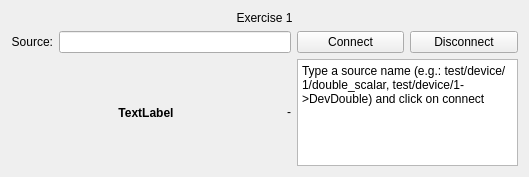
<?xml version="1.0" encoding="UTF-8"?>
<ui version="4.0">
 <class>Ex1</class>
 <widget class="QWidget" name="Ex1">
  <property name="geometry">
   <rect>
    <x>0</x>
    <y>0</y>
    <width>529</width>
    <height>177</height>
   </rect>
  </property>
  <property name="windowTitle">
   <string>Ex1</string>
  </property>
  <layout class="QGridLayout" name="gridLayout">
   <item row="1" column="0">
    <widget class="QLabel" name="label_2">
     <property name="text">
      <string>Source:</string>
     </property>
     <property name="alignment">
      <set>Qt::AlignRight|Qt::AlignTrailing|Qt::AlignVCenter</set>
     </property>
    </widget>
   </item>
   <item row="3" column="4" colspan="2">
    <widget class="QPlainTextEdit" name="pteMessage">
     <property name="sizePolicy">
      <sizepolicy hsizetype="Expanding" vsizetype="Expanding">
       <horstretch>2</horstretch>
       <verstretch>0</verstretch>
      </sizepolicy>
     </property>
     <property name="plainText">
      <string>Type a source name (e.g.: test/device/1/double_scalar, test/device/1-&gt;DevDouble) and click on connect</string>
     </property>
    </widget>
   </item>
   <item row="0" column="0" colspan="6">
    <widget class="QLabel" name="label">
     <property name="text">
      <string>Exercise 1</string>
     </property>
     <property name="alignment">
      <set>Qt::AlignCenter</set>
     </property>
    </widget>
   </item>
   <item row="1" column="5">
    <widget class="QPushButton" name="pbDisconnect">
     <property name="sizePolicy">
      <sizepolicy hsizetype="Minimum" vsizetype="Fixed">
       <horstretch>1</horstretch>
       <verstretch>0</verstretch>
      </sizepolicy>
     </property>
     <property name="text">
      <string>Disconnect</string>
     </property>
    </widget>
   </item>
   <item row="3" column="3">
    <widget class="Led" name="qlLed">
     <property name="sizePolicy">
      <sizepolicy hsizetype="Fixed" vsizetype="Fixed">
       <horstretch>1</horstretch>
       <verstretch>0</verstretch>
      </sizepolicy>
     </property>
     <property name="text">
      <string>-</string>
     </property>
    </widget>
   </item>
   <item row="1" column="1" colspan="3">
    <widget class="QLineEdit" name="lineEdit">
     <property name="sizePolicy">
      <sizepolicy hsizetype="Expanding" vsizetype="Fixed">
       <horstretch>2</horstretch>
       <verstretch>0</verstretch>
      </sizepolicy>
     </property>
    </widget>
   </item>
   <item row="3" column="0" colspan="3">
    <widget class="ReadLabel" name="qlReader">
     <property name="font">
      <font>
       <weight>75</weight>
       <bold>true</bold>
      </font>
     </property>
     <property name="text">
      <string>TextLabel</string>
     </property>
     <property name="alignment">
      <set>Qt::AlignCenter</set>
     </property>
    </widget>
   </item>
   <item row="1" column="4">
    <widget class="QPushButton" name="pbConnect">
     <property name="sizePolicy">
      <sizepolicy hsizetype="Minimum" vsizetype="Fixed">
       <horstretch>1</horstretch>
       <verstretch>0</verstretch>
      </sizepolicy>
     </property>
     <property name="text">
      <string>Connect</string>
     </property>
    </widget>
   </item>
  </layout>
 </widget>
 <layoutdefault spacing="6" margin="11"/>
 <customwidgets>
  <customwidget>
   <class>ReadLabel</class>
   <extends>QLabel</extends>
   <header>readlabel.h</header>
  </customwidget>
  <customwidget>
   <class>Led</class>
   <extends>QLabel</extends>
   <header>led.h</header>
  </customwidget>
 </customwidgets>
 <resources/>
 <connections/>
</ui>
